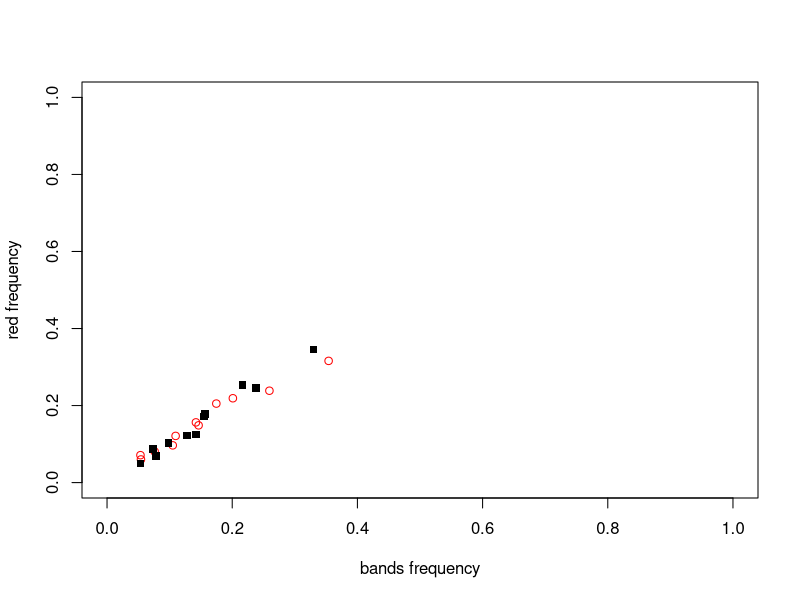

Write the R code that produced this figure. (Note: this script raises an error after producing the figure.)
# I made most of the chunks into indpendent functions so that we can run them on as many
# populations as we want

start.pop <- 500
LF <- 0.3
percent.migrate <- 0.5
percent.breed <- 0.5
carrying.capacity <- 2000
baseAttack <- c(.01, .1, .1, .3)
n.off <- 4

s1=c(1,.1,.1,.1)
s2=c(.1,1,.1,.1)
s3=c(.1,.1,1,.1)
s4=c(.1,.1,.1,1)

sim <- rbind(s1,s2,s3,s4)

T1=c(1,1,1,1)
T2=c(1,1,1,1)
T3=c(1,1,1,1)
T4=c(1,1,1,1)

hand <- rbind(T1,T2,T3,T4)

n.gen <- 10

geno1 <- matrix(rbinom(start.pop*6, 1, (1/3)), ncol=6)
colnames(geno1) <- c("bands1", "bands2", "red1", "red2", "neutral1", "neutral2")

geno2 <- matrix(rbinom(start.pop*6, 1, (1/3)), ncol=6)
colnames(geno2) <- c("bands1", "bands2", "red1", "red2", "neutral1", "neutral2")

recombination=rbinom(start.pop, 1, LF)

linked1 <- matrix(NA, nrow=start.pop, ncol=2)

	for(i in 1:start.pop){
	if(recombination[i]==0){linked1[i,] <- geno1[,3:4][i,]} else
		linked1[i,]<- geno1[,3:4][i,c(2,1)]
	}
	
linked2 <- matrix(NA, nrow=start.pop, ncol=2)

	for(i in 1:start.pop){
	if(recombination[i]==0){linked2[i,] <- geno2[,3:4][i,]} else
		linked2[i,] <- geno2[,3:4][i,c(2,1)]
	}

phenotype=function(offspring.phenotype){
offspring.phenotype1=ifelse(offspring.phenotype==0, 1, offspring.phenotype)

offspring.phenotype2=ifelse(offspring.phenotype==1, 2, offspring.phenotype1)

offspring.phenotype3=ifelse(offspring.phenotype==2, 2, offspring.phenotype2)

offspring.phenotype4=ifelse(offspring.phenotype==3, 3, offspring.phenotype3)

offspring.phenotype5=ifelse(offspring.phenotype==4, 4, offspring.phenotype4)

offspring.phenotype6=ifelse(offspring.phenotype==5, 4, offspring.phenotype5)

offspring.phenotype7=ifelse(offspring.phenotype==6, 3, offspring.phenotype6)

offspring.phenotype8=ifelse(offspring.phenotype==7, 4, offspring.phenotype7)

offspring.phenotype9=ifelse(offspring.phenotype==8, 4, offspring.phenotype8)

offspring.phenotype10=ifelse(offspring.phenotype==9, 1, offspring.phenotype9)

offspring.phenotype11=ifelse(offspring.phenotype==10, 2, offspring.phenotype10)

offspring.phenotype12=ifelse(offspring.phenotype==11, 3, offspring.phenotype11)

offspring.phenotype13=ifelse(offspring.phenotype==12, 4, offspring.phenotype12)

return(offspring.phenotype13)
}
	
geno1 <- cbind(geno1[,1:4], linked1, geno1[,5:6])
g1ph <- phenotype(rowSums(cbind(geno1[,1:2], geno1[,3:4]*3)))
geno1 <- cbind(g1ph, geno1[,1:4], linked1, geno1[,5:6])
colnames(geno1) <- c("phenotype","bands1", "bands2", "red1", "red2", "linked1", "linked2","neutral1", "neutral2")

geno2 <- cbind(geno2[,1:4], linked2, geno2[,5:6])
g2ph <- phenotype(rowSums(cbind(geno2[,1:2], geno2[,3:4]*3)))
geno2 <- cbind(g2ph, geno2[,1:4], linked2, geno2[,5:6])
colnames(geno2) <- c("phenotype","bands1", "bands2", "red1", "red2", "linked1", "linked2","neutral1", "neutral2")



# breeding

make.off <- function(n.off, mat, start.pop, percent.breed){
	
lucky <- sample(start.pop, percent.breed*start.pop)

pairs <- mat[lucky,]

pair1 <- pairs[1:(nrow(pairs)/2),]
pair2 <- pairs[(1+nrow(pairs)/2):nrow(pairs),]

bands.off1 <- matrix(nrow=n.off, ncol=nrow(pair1))
red.off1 <- matrix(nrow=n.off, ncol=nrow(pair1))
linked.off1 <- matrix(nrow=n.off, ncol=nrow(pair1))
neutral.off1 <- matrix(nrow=n.off, ncol=nrow(pair1))


for(i in 1:nrow(pair1)){
	which.bands <- rbinom(n.off, 1, 0.5)+1
	bands.off1[,i] <- pair1[i,1:2][which.bands]
	which.allele <- rbinom(n.off, 1, 0.5)+1
	red.off1[,i] <- pair1[i,3:4][which.allele]
	linked.off1[,i] <- pair1[i,5:6][which.allele]
	which.neu <- rbinom(n.off, 1, 0.5)+1
	neutral.off1[,i] <- pair1[i,7:8][which.neu]
}

bands.off2 <- matrix(nrow=n.off, ncol=nrow(pair1))
red.off2 <- matrix(nrow=n.off, ncol=nrow(pair1))
linked.off2 <- matrix(nrow=n.off, ncol=nrow(pair1))
neutral.off2 <- matrix(nrow=n.off, ncol=nrow(pair1))

for(i in 1:nrow(pair1)){
	which.bands <- rbinom(n.off, 1, 0.5)+1
	bands.off2[,i] <- pair2[i,1:2][which.bands]
	which.allele <- rbinom(n.off, 1, 0.5)+1
	red.off2[,i] <- pair2[i,3:4][which.allele]
	linked.off2[,i] <- pair2[i,5:6][which.allele]
	which.neu <- rbinom(n.off, 1, 0.5)+1
	neutral.off2[,i] <- pair2[i,7:8][which.neu]
}

offspring <- cbind(as.vector(bands.off1), as.vector(bands.off2), as.vector(red.off1),
as.vector(red.off2), as.vector(linked.off1), as.vector(linked.off2), as.vector(neutral.off1),
as.vector(neutral.off2))

return(offspring)

}

#make.off(4, geno1, start.pop, percent.breed)

# negative frequency dependent selection

NFDS <- function(pgmat, base.attack, similarity, handling){

pt <- c(sum(pgmat[,1]==1), sum(pgmat[,1]==2), sum(pgmat[,1]==3), sum(pgmat[,1]==4))
	
	pheno1 <- pgmat[pgmat[,1]==1,]
	pheno2 <- pgmat[pgmat[,1]==2,]
	pheno3 <- pgmat[pgmat[,1]==3,]
	pheno4 <- pgmat[pgmat[,1]==4,]

denom1=matrix(NA, nrow=4, ncol=4)

for(k in 1:4){
	for (j in 1:4){
		denom1[j,k]=base.attack[k]*pt[k]*(1+similarity[k,j]*handling[k,j]*base.attack[j]*pt[j])
	}
}

denom=sum(denom1)

f1=matrix(NA, nrow=4, ncol=4)
for(l in 1:4){
	for(m in 1:4){
	f1[l,m]=base.attack[l]*pt[l]*similarity[l,m]*base.attack[m]*pt[m]
	}
	
}
f=colSums(f1)

surv1=round(pt-pt*(f/denom))
surv=(abs(surv1)+surv1)/2


both=ifelse(pt<surv, pt, surv)

phenolist=list(pheno1, pheno2, pheno3,pheno4)

phenolist2=list()

phenosub=c()

for(q in 1:4){
	if(both[q]>1){phenolist2[[q]] <- phenolist[[q]][1:both[q],]}
	else if(both[q]==1){phenolist2[[q]] <- phenolist[[q]]}
	else if(both[q]==0){phenolist2[[q]] <- phenosub}
	else{phenolist2[[q]] <- phenosub}
}


# now we have a matrix of individuals that survived the morph-specific
# predation

next.gen.2=do.call(rbind, phenolist2)

return(next.gen.2)	
}

# normal LV selection

LV <- function(NFmat, carrying.capacity, percent.breed, n.off){
rate.inc <- percent.breed*n.off
	
threshold <- abs(nrow(NFmat)+(nrow(NFmat)*rate.inc*(1-(nrow(NFmat)/carrying.capacity))))
	
if(threshold > nrow(NFmat)){
	rand=sample(nrow(NFmat))
	next.gen.1=NFmat[rand,]
	next.gen=next.gen.1	
	}else{
	rand=sample(nrow(NFmat))
	next.gen.1=next.gen.2[rand,]
	next.gen=next.gen.1[1:threshold,]
}

return(next.gen)
}

#LV(NF1, carrying.capacity, percent.breed, n.off)
# parameters

# make two alleles worth of genotypes - don't differentiate sexes - these are the first elements in a list

freqDiffs <- function(list){
	a1 <- colMeans(list[[1]])
	m1 <- cbind(mean(a1[2], a1[3]), mean(a1[4], a1[5]), mean(a1[6], a1[7]), mean(a1[8], a1[9]))
	a2 <- colMeans(list[[2]])
	m2 <- cbind(mean(a2[2], a2[3]), mean(a2[4], a2[5]), mean(a2[6], a2[7]), mean(a2[8], a2[9]))
	diff <- m1-m2
}


# make the linked alleles

####################################			
# test for loop ####################
####################################

pops <- list()
pops[[1]] <- list(geno1, geno2)


for(i in 1:n.gen){

g1 <- pops[[i]][[1]][,2:9]
g2 <- pops[[i]][[2]][,2:9]

# exchange migrants
n.mig <- round(nrow(g1)*percent.migrate)

geno1m <- rbind(g2[1:n.mig,], g1[(n.mig+1):start.pop,])

geno2m <- rbind(g1[1:n.mig,], g2[(n.mig+1):start.pop,])



off1 <- make.off(4, geno1m, start.pop, percent.breed)
off2 <- make.off(4, geno2m, start.pop, percent.breed)

# make phenotypes

g1 <- rbind(geno1m, off1)
pheno1 <- phenotype(rowSums(cbind(g1[,1:2], g1[,3:4]*3)))
pg1 <- cbind(pheno1, g1)
order1 <- order(pg1[,1])
pg1 <- pg1[order1,]

g2 <- rbind(geno2m, off2)
pheno2 <- phenotype(rowSums(cbind(g2[,1:2], g2[,3:4]*3)))
pg2 <- cbind(pheno2, g2)
order2 <- order(pg2[,1])
pg2 <- pg2[order2,]

pt1 <- c(sum(pg1[,1]==1), sum(pg1[,1]==2), sum(pg1[,1]==3), sum(pg1[,1]==4))
	
	pheno1.1 <- pg1[pg1[,1]==1,]
	pheno1.2 <- pg1[pg1[,1]==2,]
	pheno1.3 <- pg1[pg1[,1]==3,]
	pheno1.4 <- pg2[pg2[,1]==4,]

pt2 <- c(sum(pg2[,1]==1), sum(pg2[,1]==2), sum(pg2[,1]==3), sum(pg2[,1]==4))
	
	pheno2.1 <- pg2[pg2[,1]==1,]
	pheno2.2 <- pg2[pg2[,1]==2,]
	pheno2.3 <- pg2[pg2[,1]==3,]
	pheno2.4 <- pg2[pg2[,1]==4,]

##############################################
# NFDS #######################################
##############################################

# this needs more thought - should frequencies in one population affect what the predator sees?
# we'll probably need two separate functions for that

NF1 <- NFDS(pg1, baseAttack, sim, hand)

NF2 <- NFDS(pg2, baseAttack, sim, hand)


# randomize

NF1 <- NF1[sample(nrow(NF1)),]
NF2 <- NF2[sample(nrow(NF2)),]

# normal selection



fin1 <- LV(NF1, carrying.capacity, percent.breed, n.off)
fin2 <- LV(NF2, carrying.capacity, percent.breed, n.off)

fin <- list(fin1, fin2)
# output this final pop to a list and pull it back to start over

pops[[i+1]] <- fin

}



allele.freq <- function(list){
	a1 <- colSums(list[[1]])/nrow(list[[1]])
	af1 <- c(mean(a1[2], a1[3]), mean(a1[4], a1[5]), mean(a1[6], a1[7]), mean(a1[8], a1[9]))
	a2 <- colSums(list[[2]])/nrow(list[[2]])
	af2 <- c(mean(a2[2], a2[3]), mean(a2[4], a2[5]), mean(a2[6], a2[7]), mean(a2[8], a2[9]))
	return(list(af1, af2))
}


###################################################################
# bands vs. red plot ##############################################
###################################################################

allele.freq.br <- function(list){
	a1 <- colSums(list[[1]])/nrow(list[[1]])
	af1 <- c(mean(a1[2], a1[3]), mean(a1[4], a1[5]))
	a2 <- colSums(list[[2]])/nrow(list[[2]])
	af2 <- c(mean(a2[2], a2[3]), mean(a2[4], a2[5]))
	return(list(af1, af2))
}


br.freq <- lapply(pops, allele.freq.br)

plot(x=seq(0,1,by=0.1), y=seq(0,1,by=0.1), type="n", xlab="bands frequency", ylab="red frequency")

bands.x <- c()
red.y <- c()

for(i in 1:length(pops)){
	bands.x[i] <- br.freq[[i]][[1]][1]
	red.y[i] <- br.freq[[i]][[1]][2]
}

bands.x2 <- c()
red.y2 <- c()

for(i in 1:length(pops)){
	bands.x2[i] <- br.freq[[i]][[2]][1]
	red.y2[i] <- br.freq[[i]][[2]][2]
}

points(bands.x, red.y, col='red')

points(bands.x2, red.y2, pch=15)


###################################
# function ########################
###################################
percent.breed <- 0.5
carrying.capacity <- 1000
start.pop <- 50
n.gen <- 10



migLD <- function(vec){

geno1 <- matrix(rbinom(start.pop*6, 1, (1/3)), ncol=6)
colnames(geno1) <- c("bands1", "bands2", "red1", "red2", "neutral1", "neutral2")

geno2 <- matrix(rbinom(start.pop*6, 1, (1/3)), ncol=6)
colnames(geno2) <- c("bands1", "bands2", "red1", "red2", "neutral1", "neutral2")

recombination1 <- rbinom(start.pop, 1, vec[2])
recombination2 <- rbinom(start.pop, 1, vec[2])

linked1 <- matrix(NA, nrow=start.pop, ncol=2)

	for(i in 1:start.pop){
	if(recombination1[i]==0){linked1[i,] <- geno1[,3:4][i,]} else
		linked1[i,]<- geno1[,3:4][i,c(2,1)]
	}
	
linked2 <- matrix(NA, nrow=start.pop, ncol=2)

	for(i in 1:start.pop){
	if(recombination2[i]==0){linked2[i,] <- geno2[,3:4][i,]} else
		linked2[i,] <- geno2[,3:4][i,c(2,1)]
	}

geno1 <- cbind(geno1[,1:4], linked1, geno1[,5:6])
g1ph <- phenotype(rowSums(cbind(geno1[,1:2], geno1[,3:4]*3)))
geno1 <- cbind(g1ph, geno1[,1:4], linked1, geno1[,5:6])
colnames(geno1) <- c("phenotype","bands1", "bands2", "red1", "red2", "linked1", "linked2","neutral1", "neutral2")

geno2 <- cbind(geno2[,1:4], linked2, geno2[,5:6])
g2ph <- phenotype(rowSums(cbind(geno2[,1:2], geno2[,3:4]*3)))
geno2 <- cbind(g2ph, geno2[,1:4], linked2, geno2[,5:6])
colnames(geno2) <- c("phenotype","bands1", "bands2", "red1", "red2", "linked1", "linked2","neutral1", "neutral2")

pops <- list()

pops[[1]] <- list(geno1, geno2)


for(i in 1:n.gen){

g1 <- pops[[i]][[1]][,2:9]
g2 <- pops[[i]][[2]][,2:9]

# exchange migrants
n.mig <- round(nrow(g1)*vec[1])

geno1m <- rbind(g2[1:n.mig,], g1[(n.mig+1):start.pop,])

geno2m <- rbind(g1[1:n.mig,], g2[(n.mig+1):start.pop,])



off1 <- make.off(4, geno1m, start.pop, percent.breed)
off2 <- make.off(4, geno2m, start.pop, percent.breed)

# make phenotypes

g1 <- rbind(geno1m, off1)
pheno1 <- phenotype(rowSums(cbind(g1[,1:2], g1[,3:4]*3)))
pg1 <- cbind(pheno1, g1)
order1 <- order(pg1[,1])
pg1 <- pg1[order1,]

g2 <- rbind(geno2m, off2)
pheno2 <- phenotype(rowSums(cbind(g2[,1:2], g2[,3:4]*3)))
pg2 <- cbind(pheno2, g2)
order2 <- order(pg2[,1])
pg2 <- pg2[order2,]

pt1 <- c(sum(pg1[,1]==1), sum(pg1[,1]==2), sum(pg1[,1]==3), sum(pg1[,1]==4))
	
	pheno1.1 <- pg1[pg1[,1]==1,]
	pheno1.2 <- pg1[pg1[,1]==2,]
	pheno1.3 <- pg1[pg1[,1]==3,]
	pheno1.4 <- pg2[pg2[,1]==4,]

pt2 <- c(sum(pg2[,1]==1), sum(pg2[,1]==2), sum(pg2[,1]==3), sum(pg2[,1]==4))
	
	pheno2.1 <- pg2[pg2[,1]==1,]
	pheno2.2 <- pg2[pg2[,1]==2,]
	pheno2.3 <- pg2[pg2[,1]==3,]
	pheno2.4 <- pg2[pg2[,1]==4,]

##############################################
# NFDS #######################################
##############################################

# this needs more thought - should frequencies in one population affect what the predator sees?
# we'll probably need two separate functions for that

NF1 <- NFDS(pg1, baseAttack, sim, hand)

NF2 <- NFDS(pg2, baseAttack, sim, hand)


# randomize

NF1 <- NF1[sample(nrow(NF1)),]
NF2 <- NF2[sample(nrow(NF2)),]

# normal selection



fin1 <- LV(NF1, carrying.capacity, percent.breed, n.off)
fin2 <- LV(NF2, carrying.capacity, percent.breed, n.off)

fin <- list(fin1, fin2)
# output this final pop to a list and pull it back to start over

pops[[i+1]] <- fin

}


diffs <- lapply(pops, freqDiffs)

fMat <- matrix(unlist(diffs), ncol=4, byrow=T)

return(fMat)
}

pm1 <- seq(0, 0.25, by=0.05)
rf1 <- seq(0, 0.5, by=0.05)

pm <- rep(pm1, length(rf1))
rf <- rep(rf1, each=length(pm1))

test <- cbind(pm, rf)

ltest <- split(test, rep(1:nrow(test), each = ncol(test)))

af <- lapply(ltest, migLD)

means <- lapply(af, function(mat){x <- colMeans(mat); return(x)})

meanMat <- matrix(unlist(means), ncol=4, byrow=T)

redMeans <- abs(matrix(meanMat[,2], ncol=length(rf1)))

linkedMeans <- abs(matrix(repLD[[1]][,3], ncol=length(rf1)))

unlinkedMeans <- abs(matrix(repLD[[1]][,4], ncol=length(rf1)))

persp(pm1, rf1, redMeans, theta=30, phi=30, col="lightblue", shade=0.4, ticktype="detailed")

persp(pm1, rf1, linkedMeans, theta=30, phi=30, col="lightblue", shade=0.4, ticktype="detailed")

persp(pm1, rf1, unlinkedMeans, theta=30, phi=30, col="lightblue", shade=0.4,
ticktype="detailed")


repLD <- list()

n.gen=100
for(i in 1:25){
	
af <- lapply(ltest, migLD)

means <- lapply(af, function(mat){x <- colMeans(mat); return(x)})

repLD[[i]] <- abs(matrix(unlist(means), ncol=4, byrow=T))
	
}


mean <- Reduce('+', repLD, repLD[[1]])/10

xredMeans <- matrix(mean[,2], ncol=length(rf1))

xlMeans <- matrix(mean[,3], ncol=length(rf1))

xulMeans <- matrix(mean[,4], ncol=length(rf1))

par(mfrow=c(2,2))
persp(pm1, rf1, xulMeans,theta=30, phi=30, col="lightblue", shade=0.4,
ticktype="detailed", zlim=c(0,0.25))

persp(pm1, rf1, xlMeans, theta=30, phi=30, col="lightblue", shade=0.4,
ticktype="detailed", zlim=c(0,0.25))

persp(pm1, rf1, xredMeans,theta=30, phi=30, col="lightblue", shade=0.4,
ticktype="detailed", zlim=c(0,0.25))










